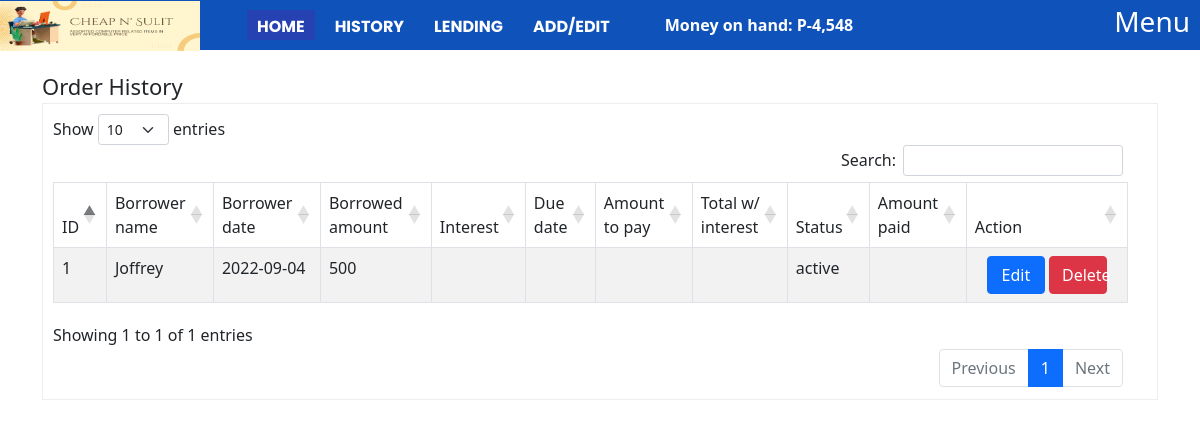
The app's page /lendingHistory.php, older data.
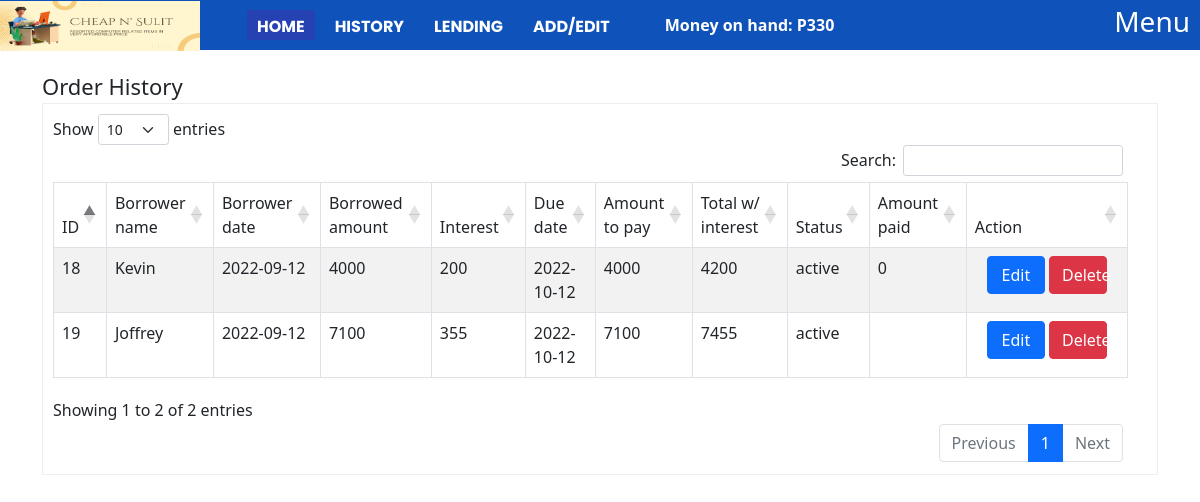
The same page, newer data.
### tables this page shows
CREATE TABLE `lending` (
  `id` int(6) NOT NULL,
  `borrower_name` varchar(50) NOT NULL,
  `borrow_date` varchar(50) NOT NULL,
  `borrow_amount` varchar(50) NOT NULL,
  `interest` varchar(50) NOT NULL,
  `amount_to_pay` varchar(50) NOT NULL,
  `total_with_interest` varchar(50) NOT NULL,
  `due_date` varchar(50) NOT NULL,
  `status` varchar(50) NOT NULL,
  `amount_paid` varchar(50) NOT NULL,
  `added_at` datetime NOT NULL DEFAULT current_timestamp()
);

### classes/dbh.class.php (called while the page is built)
<?php
class Dbh
{
    private $host = "localhost";
    private $username = "root";
    private $password = "123456";
    private $dbname = "inventory_system";
    protected function  connect()
    {
        $dsn = 'mysql:host=' . $this->host . ';dbname=' . $this->dbname;
        $pdo = new PDO($dsn, $this->username, $this->password);
        $pdo->setAttribute(PDO::ATTR_DEFAULT_FETCH_MODE, PDO::FETCH_ASSOC);
        return $pdo;
    }
}

### classes/model.class.php (called while the page is built, shortened)
<?php
class Model extends Dbh
{
    protected function showLendingHistory()
    {
        $sql = "SELECT * FROM lending";
        $stmt = $this->connect()->prepare($sql);
        if($stmt->execute()){
            $results = $stmt->fetchAll();
            return $results;
        } else {
            die();
        }
    }
    private function getSales()
    {
        $sql = "SELECT SUM(price) as total_sale, SUM(l.amount) AS lending_payment FROM products_orders
        JOIN lendingaction l";
        $stmt = $this->connect()->prepare($sql);
        $stmt->execute();
        $result = $stmt->fetch();
        return $result;
    }
    private function getLendingExpenses()
    {
        $sql = "SELECT SUM(total_with_interest) as with_interest FROM lending
        WHERE status = 'active' || status = 'partial' ";
        $stmt = $this->connect()->prepare($sql);
        $stmt->execute();
        $result = $stmt->fetch();
        return $result['with_interest'];
    }
    private function getMiscellaneousExpenses()
    {
        $sql = "SELECT SUM(product_price) as price FROM miscellaneous";
        $stmt = $this->connect()->prepare($sql);
        $stmt->execute();
        $result = $stmt->fetch();
        return $result['price'];
    }
    private function getBoughtProductsAmount()
    {
        $sql = "SELECT SUM(supplier_price) as bought FROM products_price";
        $stmt = $this->connect()->prepare($sql);
        $stmt->execute();
        $result = $stmt->fetch();
        return $result['bought'];
    }
    protected function totalMoney()
    {
        $lendingExpenses = $this->getLendingExpenses();
        $miscelleneousExpenses = $this->getMiscellaneousExpenses();
        $boughtItems = $this->getBoughtProductsAmount();
        $totalExpenses = $lendingExpenses + $miscelleneousExpenses + $boughtItems;
        $totalSales = $this->getSales()['total_sale'] + $this->getSales()['lending_payment'];
        $totalMoney = $totalSales - $totalExpenses;
        return $totalMoney;
    }
}

### classes/productsView.class.php (called while the page is built, shortened)
<?php
class productsView extends Model
{
    public function viewLendingHistory()
    {
        return $this->showLendingHistory();
    }
    public function showSales()
    {
        return $this->totalMoney();
    }
}

### classes/loginController.class.php (called while the page is built, shortened)
<?php
class LoginController extends Model
{
    public function addInterest()
    {
        $lendingRecord = $this->showLendingHistory();
    }
}

### lendingHistory.php (the view, shortened to what this page needs)
<?php
$loginController = new LoginController();
$loginController->addInterest();
?>
<!DOCTYPE html>
<html lang="en">
<head>
    <link rel="stylesheet" type="text/css" href="https://cdnjs.cloudflare.com/ajax/libs/twitter-bootstrap/5.1.3/css/bootstrap.min.css" />
    <link rel="stylesheet" type="text/css" href="https://cdn.datatables.net/1.12.1/css/dataTables.bootstrap5.min.css" />
    <link rel="stylesheet" href="./css/header.css" class="rel">
    <link rel="stylesheet" href="./css/lendingHistory.css" class="rel">
</head>
<body>
  <?php include_once("header.php"); ?>
  <div class="container">
    <div class="title">
        Order History
    </div>
    <div class="container-table">
        <table class="table active table-bordered table-striped table-hover" id="data-table">
            <thead>
                <tr>
                    <td>ID</td>
                    <td>Borrower name</td>
                    <td>Borrower date</td>
                    <td>Borrowed amount</td>
                    <td>Interest</td>
                    <td>Due date</td>
                    <td>Amount to pay</td>
                    <td>Total w/ interest</td>
                    <td>Status</td>
                    <td>Amount paid</td>
                    <td>Action</td>
                </tr>
            </thead>
            <tbody>
            <?php foreach($productsView->viewLendingHistory() as $value) :?>
                    <tr class="container-order-id">
                        <td class="order-id"><?php echo $value['id']; ?></td>
                        <td><?php echo $value['borrower_name']; ?></td>
                        <td><?php echo $value['borrow_date']; ?></td>
                        <td><?php echo $value['borrow_amount']; ?></td>
                        <td><?php echo $value['interest']; ?></td>
                        <td><?php echo $value['due_date']; ?></td>
                        <td><?php echo $value['amount_to_pay']; ?></td>
                        <td><?php echo $value['total_with_interest']; ?></td>
                        <td class="status"><?php echo $value['status']; ?></td>
                        <td class="status"><?php echo $value['amount_paid']; ?></td>
                        <td class="nth-td">
                          <?php
                          if($value['status'] == "paid"){
                            echo "<button class='edit btn btn-primary' data-bs-toggle='modal' data-bs-target='#exampleModal'>View</button>";
                          } else {
                            echo "<button class='edit btn btn-primary' data-bs-toggle='modal' data-bs-target='#exampleModal'>Edit</button>";
                          }
                          ?>
                          <button class="btn btn-danger delete">Delete</button>
                        </td>
                    </tr>
                <?php endforeach;?>
            </tbody>
        </table>
    </div>
</div>
</body>
</html>

### header.php (shortened to what this page needs)
<link rel="stylesheet" href="https://cdnjs.cloudflare.com/ajax/libs/font-awesome/6.2.0/css/all.min.css" />
<div class="navigation">
    <div class="store-name">
      <img src="./images/Store_name.png" alt="Cheap n' Sulit" height="50px" width="200px">
    </div>
    <ul>
      <li class="active"><a href="homePage.php">HOME</a></li>
      <li>HISTORY
      </li>
      <li>LENDING
      </li>
      <li>ADD/EDIT
      </li>
    </ul>
    <?php
    $productsView = new productsView();
    echo "<span class='sales'> Money on hand: P". number_format($productsView->showSales()) . "</span>";
    ?>
    <div class="header-right">
      <h3>Menu</h3>
    </div>
  </div>

### css/header.css (style rules this page uses)
.navigation { background-color: #0F52BA; text-align: left; display: flex; height: 50px; }
.navigation ul { display: flex; height: 100%; list-style: none; color: #fff; font-size: 1rem; font-family: 'Poppins',sans-serif; font-weight: bold; }
.navigation ul li { width: auto; padding: 5px 10px 5px 10px; margin: 10px 5px 10px 5px; }
.navigation ul li a { text-decoration: none; color: #fff; }
.navigation ul li.active, .navigation ul li:hover { background-color: #2541B2; }
.store-name { width: 200px; margin-right: 10px; display: inline-flex; margin-top: 1px; }
.header-right { position: absolute; right: 0; color: #fff; transition: all .5s; width: auto; margin-right: 10px; margin-top: 5px; }
.sales { width: 20%; padding-left: 40px; line-height: 50px; color: white; font-weight: bold; }

### css/lendingHistory.css (style rules this page uses)
* { padding: 0; margin: 0; box-sizing: border-box; }
.container { display: flex; min-width: 85%; justify-content: center; margin-top: 20px; flex-direction: column; }
.container div { width: 100%; }
.container .title { font-size: 22px; font-weight: 500; }
.container-table { display: flex; border: 1px solid #eee; padding: 10px; }
.nth-td { width: 15%; text-align: center; }
.nth-td button { width: 40%; }

Row changes from the older to the newer data that the page shows:
removed lending: id "1", borrower_name "Joffrey", borrow_date "2022-09-04", borrow_amount "500", status "active", shows "Edit"
added lending: id "18", borrower_name "Kevin", borrow_date "2022-09-12", borrow_amount "4000", interest "200", due_date "2022-10-12", amount_to_pay "4000", total_with_interest "4200", status "active", amount_paid "0", shows "Edit"
added lending: id "19", borrower_name "Joffrey", borrow_date "2022-09-12", borrow_amount "7100", interest "355", due_date "2022-10-12", amount_to_pay "7100", total_with_interest "7455", status "active", shows "Edit"
Text that changed along with them:
$productsView->showSales(): "-4,548" → "330"
text written by a page script: "Show entries Search: Showing 1 to 1 of 1 entries Previous 1 Next" → "Show entries Search: Showing 1 to 2 of 2 entries Previous 1 Next"
